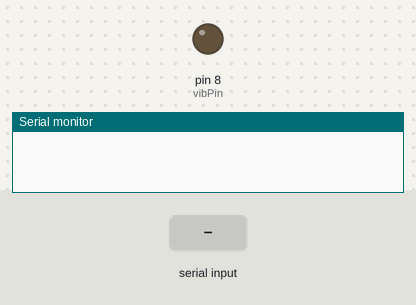
Simulated run of this sketch. Board: Arduino Uno, built with avr-gcc and run on an emulated ATmega328P. Parts: output pins drawn as LEDs (lit = HIGH), the last lines printed to the serial monitor. Inputs (shaded band) come from the test bench.

Above: at 1.2 s.
1.3 s: "1" received over Serial
At 2.1 s:
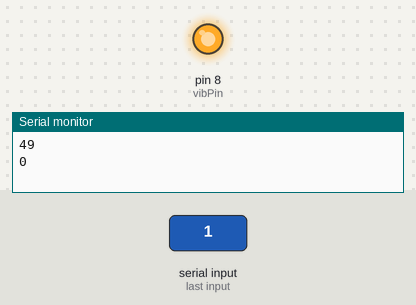
2.8 s: "0" received over Serial
At 3.3 s:
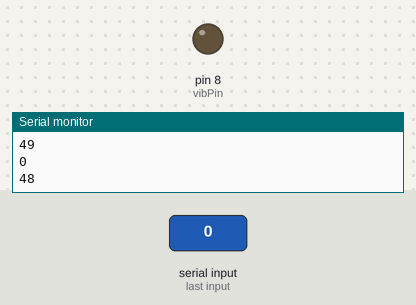
Timing chart, 0 to 5.8 s (numbered marks = the images above; inputs shaded):
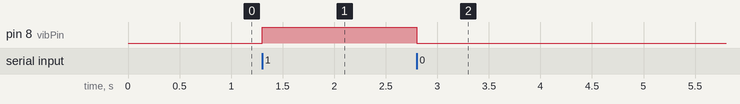

The sketch:

slave_BT.ino
```cpp
//Slave
#define vibPin 8
int state = 0;

void setup() {
  // put your setup code here, to run once:
  Serial.begin(9600);
  pinMode(vibPin,OUTPUT);

}

void loop() {
  // put your main code here, to run repeatedly:
  if(Serial.available() > 0){ // Checks whether data is comming from the serial port
    state = Serial.read(); // Reads the data from the serial port
 }
 // Controlling the LED
 if (state == '1') {
  digitalWrite(vibPin, HIGH); // Vibrator ON
  delay(50);
  Serial.println(state);
  state = 0;
  Serial.println(state);
 }
 else if (state == '0') {
  digitalWrite(vibPin, LOW); // Vibrator OFF
  Serial.println(state);
  state = 0;
 }
  }
```

Measured:
- after the input at 1.3 s, pin 8 (vibPin): LOW → HIGH at once
- after the input at 2.8 s, pin 8 (vibPin): HIGH → LOW at once
